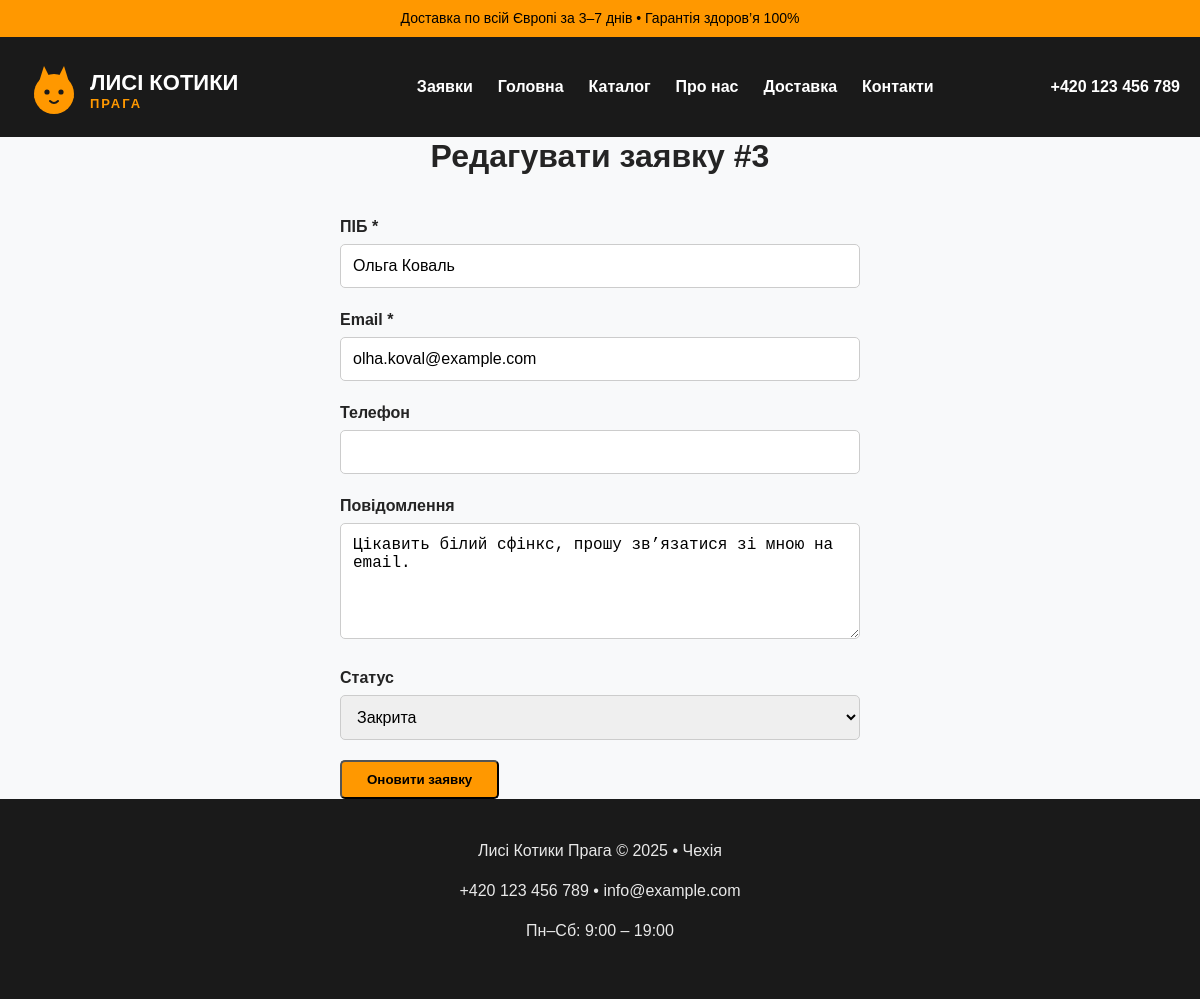
The app's page /edit_request.php?id=3 (signed in) with its own data.
### tables this page shows
CREATE TABLE IF NOT EXISTS requests (
    id INT UNSIGNED AUTO_INCREMENT PRIMARY KEY,
    name VARCHAR(100) NOT NULL,
    email VARCHAR(150) NOT NULL,
    phone VARCHAR(20) NULL,
    age VARCHAR(20) NULL,
    color VARCHAR(50) NULL,
    message TEXT NOT NULL,
    consent TINYINT(1) NOT NULL DEFAULT 0,
    status VARCHAR(20) NOT NULL DEFAULT 'new',
    created_at DATETIME NOT NULL DEFAULT CURRENT_TIMESTAMP
);

### src/RequestRepository.php (called while the page is built, shortened)
<?php
final class RequestRepository
{
    public function find(int $id): ?RequestRecord
    {
        $stmt = $this->pdo->prepare('SELECT * FROM requests WHERE id = ?');
        $stmt->execute([$id]);
        $row = $stmt->fetch(PDO::FETCH_ASSOC);
        return $row !== false ? RequestRecord::fromRow($row) : null;
    }
}

### src/RequestRecord.php (called while the page is built, shortened)
<?php
final class RequestRecord
{
    public static function fromRow(array $row): self
    {
        return new self(
            id: (int) $row['id'],
            name: (string) $row['name'],
            email: (string) $row['email'],
            phone: $row['phone'] !== null ? (string) $row['phone'] : null,
            age: $row['age'] !== null ? (string) $row['age'] : null,
            color: $row['color'] !== null ? (string) $row['color'] : null,
            message: (string) $row['message'],
            consent: (bool) $row['consent'],
            status: (string) ($row['status'] ?? RequestStatus::NEW),
            createdAt: (string) $row['created_at'],
        );
    }
}

### src/RequestStatus.php (called while the page is built, shortened)
<?php
final class RequestStatus
{
    public static function all(): array
    {
        return [self::NEW, self::IN_PROGRESS, self::CLOSED];
    }
    public static function ukrainianLabel(string $status): string
    {
        return match ($status) {
            self::NEW => 'Нова',
            self::IN_PROGRESS => 'В роботі',
            self::CLOSED => 'Закрита',
            default => $status,
        };
    }
}

### edit_request.php (the view, shortened to what this page needs)
<?php
include 'includes/header.php';
$repo = new RequestRepository($pdo);
$id = isset($_GET['id']) ? (int) $_GET['id'] : null;
$request = $repo->find($id);
?>
<h2 class="section-title">Редагувати заявку #<?= $id ?></h2>
<form method="POST">
    <label>ПІБ <span>*</span></label>
    <input type="text" name="name" value="<?= htmlspecialchars($request->name) ?>" required>
    <label>Email <span>*</span></label>
    <input type="email" name="email" value="<?= htmlspecialchars($request->email) ?>" required>
    <label>Телефон</label>
    <input type="tel" name="phone" value="<?= htmlspecialchars($request->phone ?? '') ?>">
    <label>Повідомлення</label>
    <textarea name="message" rows="5" required><?= htmlspecialchars($request->message) ?></textarea>
    <label>Статус</label>
    <select name="status">
        <?php foreach (RequestStatus::all() as $status): ?>
            <option value="<?= htmlspecialchars($status) ?>" <?= $status === $request->status ? 'selected' : '' ?>>
                <?= htmlspecialchars(RequestStatus::ukrainianLabel($status)) ?>
            </option>
        <?php endforeach; ?>
    </select>
    <button type="submit" class="button">Оновити заявку</button>
</form>
<?php include 'includes/footer.php'; ?>

### assets/css/style.css (style rules this page uses)
* { box-sizing: border-box; }
body { margin: 0; font-family: Arial, sans-serif; line-height: 1.5; color: #242424; background: #f8f9fa; }
h1, h2, h3 { margin: 0 0 16px; line-height: 1.2; font-weight: bold; }
.section-title { text-align: center; margin-bottom: 40px; font-size: 32px; }
.button { background: #ff9800; color: #000; padding: 10px 25px; text-decoration: none; font-weight: bold; border-radius: 5px; white-space: nowrap; display: inline-block; }
form { max-width: 520px; margin: 0 auto; }
label { display: block; font-weight: bold; margin-bottom: 5px; }
input, select, textarea { width: 100%; padding: 12px; border: 1px solid #ccc; border-radius: 5px; margin-bottom: 20px; font-size: 16px; }
form { max-width: 100%; }
@media (min-width: 768px) { form { max-width: 520px; } }

### records on screen
requests: name "Ольга Коваль", email "olha.koval@example.com", message "Цікавить білий сфінкс, прошу зв’язатися зі мною на email."

### other values on screen
$id "3"
form field status "Закрита"
